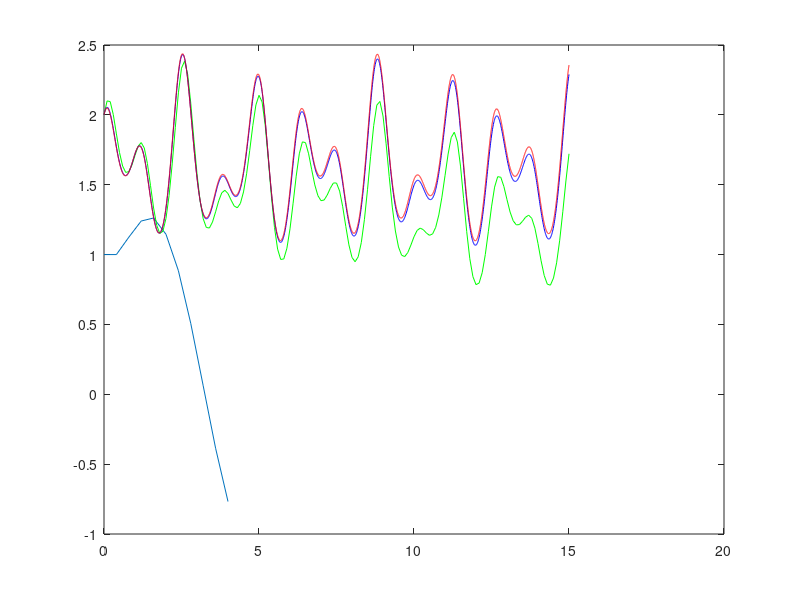

MATLAB code to generate this figure: (Note: this script raises an error after producing the figure.)
%% Exempel

% Funktion
f=@(t,u)-u+sin(t)+cos(t);

% B?rjan, slut
a=0; b=4; 

% Bygennelse villkor
ua=1;

% Antal steg
N=10; 

%Stegl?ngd
h=(b-a)/N;

% Alla x- v?rden
t=a+(0:N)*h;

% Skapar en array lika stor som t med med bara nollor 
U=zeros(size(t));

% S?tter f?rsta v?rdet i arrayen till begynelse villkoret
U(1)=ua;

% Matar in y-v?rden i arrayen
% t(n) ger x v?rde
% U(n) ger f?rdeg?ende y v?rde i loopen
% Tar f?reg?ende punkts y v?rde och adderar dess lutning i f?reg?ende punkt 
% och multiplicerar med delta x
for n=1:N
    U(n+1) = U(n) + h*f(t(n),U(n));
end

plot(t,U)

%% Uppgift 1

f = @(t, u) cos(3*t) - sin(5*t)*u;
a = 0;
b = 15;
ua = 2;

k0 = 0.1;
N0 = (b-a)/k0;
h0 = (b-a)/N0;

k1 = 0.01;
N1 = (b-a)/k1;
h1 = (b-a)/N1;

k2 = 0.001;
N2 = (b-a)/k2;
h2 = (b-a)/N2;


t0 = a + (0:N0)*h0;
t1 = a + (0:N1)*h1;
t2 = a + (0:N2)*h2;

U0 = zeros(size(t0));
U0(1) = ua;

U1 = zeros(size(t1));
U1(1) = ua;

U2 = zeros(size(t2));
U2(1) = ua;

for n=1:N0
   U0(n+1) = U0(n) + h0 * f(t0(n), U0(n));
end

for n=1:N1
   U1(n+1) = U1(n) + h1 * f(t1(n), U1(n));
end

for n=1:N2
   U2(n+1) = U2(n) + h2 * f(t2(n), U2(n));
end

hold on
plot(t0, U0, 'g')
plot(t1, U1, 'b')
plot(t2, U2, 'r')
hold off

%% Uppgift 2
f = @(t, u) cos(3*t) - sin(5*t)*u;
ua = 2;
I = [0 15];
h = 0.01;

[t, U] = min_ode(f, I, ua, h);
plot(t, U)

%% Uppgift 3 a)
f = @(t, u) t.^2;
I = [1 3];
ua = 1;
h = 0.01;

[t, U] = min_ode(f, I, ua, h);

hold on
funkA(t, U);
hold off

%% b)
f = @(t, u) exp(t);
I = [0 2];
ua = 1;
h = 0.01;

[t, U] = min_ode(f, I, ua, h);

hold on
funkB(t, U)
hold off

%% c)?
f = @(t, u) -t .* u;
I = [0 3];
ua = 1;
h = 0.1;

[t, U] = min_ode(f, I, ua, h);

hold on
    funkC(t, U);
hold off

%% d)
f = @(t, u) -5 .* u;
I = [0 1];
ua = 2;
h = 0.01;

[t, U] = min_ode(f, I, ua, h);

hold on
funkD(t, U);
hold off

%% Uppgift 4
f = @(t, u) cos(3*t) - sin(5*t)*u;
a = 0;
b = 15;
ua = 2;

[t, U] = ode45(f, [a b], ua);
[r, J] = min_ode(f, [a b], ua, 0.00001);

hold on
plot(t, U, 'r')
plot(r, J, 'b')
hold off






